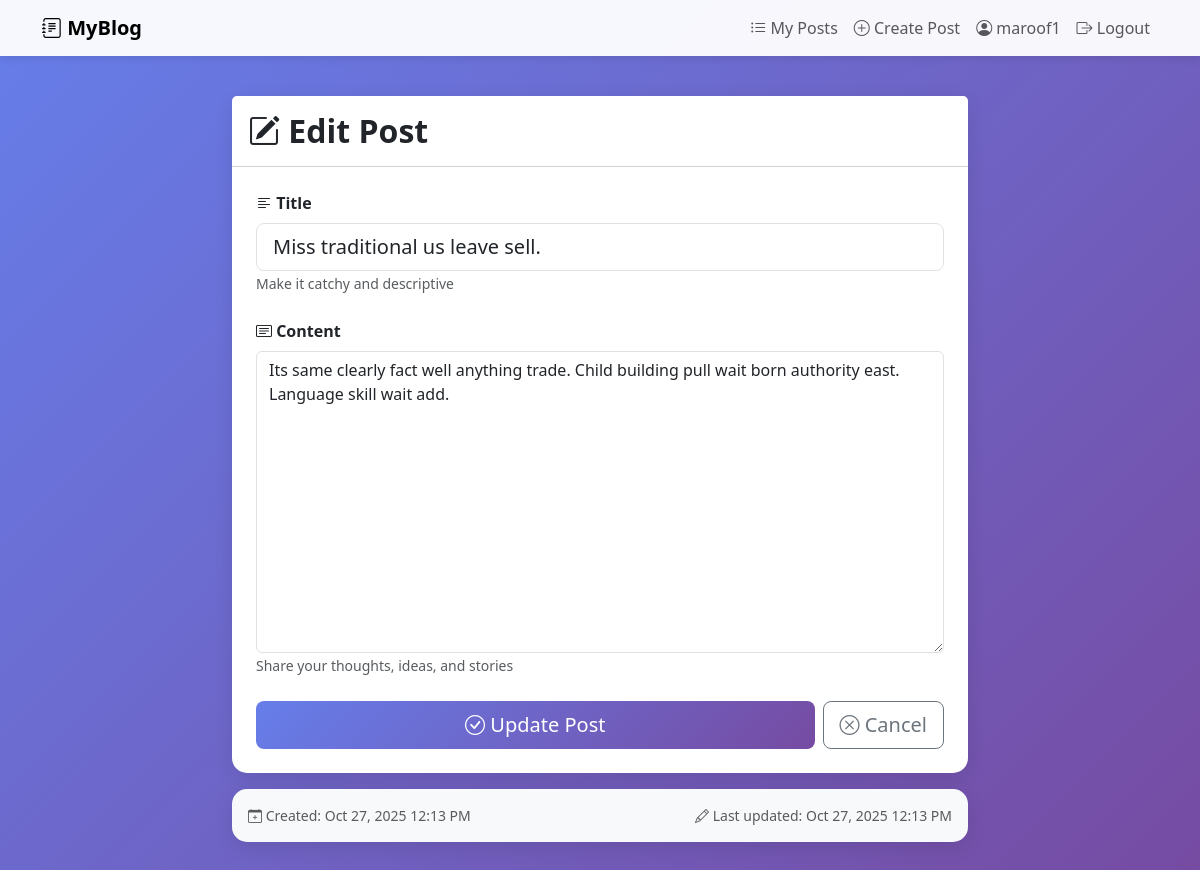
Screenshot of /post/52/edit/ (signed in) with the database file from the repository.
### blog/models.py (models this page shows, shortened)
class Post(models.Model):
    user = models.ForeignKey(User,on_delete=models.CASCADE,related_name="posts")
    title = models.CharField(max_length=100)
    content = models.TextField()
    created_at = models.DateTimeField(auto_now_add=True)
    updated_at = models.DateTimeField(auto_now=True)

### blog/views.py (the view, shortened to what this page needs)
# urls.py: path("post/<int:pk>/edit/", views.update_post, name="update_post"),
@login_required(login_url="login")
def update_post(request, pk):
    post = get_object_or_404(Post, pk=pk, user=request.user)
    return render(request, "blog/post_form.html", {"post": post})

### blog/templates/blog/post_form.html (shortened to what this page needs)
{% extends "base.html" %}
{% block content %}
<div class="row justify-content-center">
    <div class="col-md-8">
        <div class="card">
            <div class="card-header bg-white py-3">
                <h2 class="mb-0 fw-bold">
                    <i class="bi bi-{% if post %}pencil-square{% else %}plus-circle{% endif %}"></i>
                    {% if post %}Edit Post{% else %}Create New Post{% endif %}
                </h2>
            </div>
            <div class="card-body p-4">
                <form method="post">
                    <div class="mb-4">
                        <label for="title" class="form-label fw-bold">
                            <i class="bi bi-text-left"></i> Title
                        </label>
                        <input
                            type="text"
                            class="form-control form-control-lg"
                            id="title"
                            name="title"
                            placeholder="Enter your post title..."
                            value="{% if post %}{{ post.title }}{% endif %}"
                            required
                            autofocus
                        >
                        <small class="text-muted">Make it catchy and descriptive</small>
                    </div>
                    <div class="mb-4">
                        <label for="content" class="form-label fw-bold">
                            <i class="bi bi-card-text"></i> Content
                        </label>
                        <textarea
                            class="form-control"
                            id="content"
                            name="content"
                            rows="12"
                            placeholder="Write your content here..."
                            required
                        >{% if post %}{{ post.content }}{% endif %}</textarea>
                        <small class="text-muted">Share your thoughts, ideas, and stories</small>
                    </div>
                    <div class="d-flex gap-2">
                        <button type="submit" class="btn btn-primary btn-lg flex-fill">
                            <i class="bi bi-{% if post %}check-circle{% else %}send{% endif %}"></i>
                            {% if post %}Update Post{% else %}Publish Post{% endif %}
                        </button>
                        <a href="{% url 'list_posts' %}" class="btn btn-outline-secondary btn-lg">
                            <i class="bi bi-x-circle"></i> Cancel
                        </a>
                    </div>
                </form>
            </div>
        </div>
        {% if post %}
        <div class="card mt-3 bg-light">
            <div class="card-body">
                <div class="d-flex justify-content-between align-items-center text-muted small">
                    <span>
                        <i class="bi bi-calendar-plus"></i>
                        Created: {{ post.created_at|date:"M d, Y g:i A" }}
                    </span>
                    {% if post.updated_at != post.created_at %}
                    <span>
                        <i class="bi bi-pencil"></i>
                        Last updated: {{ post.updated_at|date:"M d, Y g:i A" }}
                    </span>
                    {% endif %}
                </div>
            </div>
        </div>
        {% endif %}
    </div>
</div>
{% endblock %}

### blog/templates/base.html (shortened to what this page needs)
<!DOCTYPE html>
<html lang="en">
<head>
    <link href="https://cdn.jsdelivr.net/npm/bootstrap@5.3.0/dist/css/bootstrap.min.css" rel="stylesheet">
    <link rel="stylesheet" href="https://cdn.jsdelivr.net/npm/bootstrap-icons@1.10.0/font/bootstrap-icons.css">
</head>
<body>
    {% if user.is_authenticated %}
    <nav class="navbar navbar-expand-lg navbar-light bg-light">
        <div class="container">
            <a class="navbar-brand fw-bold" href="{% url 'list_posts' %}">
                <i class="bi bi-journal-text"></i> MyBlog
            </a>
            <div class="collapse navbar-collapse" id="navbarNav">
                <ul class="navbar-nav ms-auto">
                    <li class="nav-item">
                        <a class="nav-link" href="{% url 'list_posts' %}">
                            <i class="bi bi-list-ul"></i> My Posts
                        </a>
                    </li>
                    <li class="nav-item">
                        <a class="nav-link" href="{% url 'create_post' %}">
                            <i class="bi bi-plus-circle"></i> Create Post
                        </a>
                    </li>
                    <li class="nav-item">
                        <span class="nav-link">
                            <i class="bi bi-person-circle"></i> {{ user.username }}
                        </span>
                    </li>
                    <li class="nav-item">
                        <a class="nav-link" href="{% url 'logout' %}">
                            <i class="bi bi-box-arrow-right"></i> Logout
                        </a>
                    </li>
                </ul>
            </div>
        </div>
    </nav>
    {% endif %}
    <div class="main-container">
        <div class="container">
            {% block content %}
            {% endblock %}
        </div>
    </div>
</body>
</html>

### blog/templates/base.html (style rules this page uses)
body { min-height: 100vh; background: linear-gradient(135deg, #667eea 0%, #764ba2 100%); }
.navbar { background: rgba(255, 255, 255, 0.95) !important; box-shadow: 0 2px 10px rgba(0,0,0,0.1); }
.main-container { min-height: calc(100vh - 76px); padding: 40px 0; }
.card { border: none; border-radius: 15px; box-shadow: 0 5px 20px rgba(0,0,0,0.1); }
.btn-primary { background: linear-gradient(135deg, #667eea 0%, #764ba2 100%); border: none; }

### blog/templates/blog/post_form.html (style rules this page uses)
textarea.form-control { resize: vertical; min-height: 200px; }

### rows the page displays
Post: title "Miss traditional us leave sell.", content "Its same clearly fact well anything trade. Child building pull wait born authority east. Language skill wait add.", created_at "Oct 27, 2025 12:13 PM", updated_at "Oct 27, 2025 12:13 PM"

### other values shown
{{ user.username }} "maroof1"
